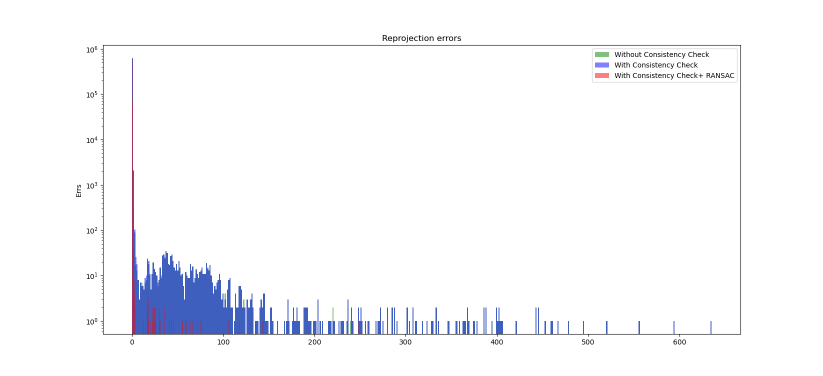
#> input picture AC_Evaluation/ReprojErrsCompr.png, 1646 x 751 px, given as the content of the folder y2/2021_05_12_ReverseRenderingAnimation/Trajectories/SitSpin, which was not available (shown at 1/2 size)
$ python S39_GenVideo_General.py
#> lines starting #> are read from the running program, lines starting #| are printed output that depends on the picture
# import FlowNet2Wrapper
import cv2, json
from Utility import *
from os.path import isfile, join

def imgs2Vid(pathIn, vidOut, fps = 30, imgScale = 1, select = []):

    #pathIn = r'F:\WorkingCopy2\2019_04_16_8CamsCapture\VideoSequence\D\\'
    #pathOut = r'F:\WorkingCopy2\2019_04_16_8CamsCapture\VideoSequence\D.avi'
    #fps = 30

    frame_array = []
    files = [f for f in os.listdir(pathIn) if isfile(join(pathIn, f))]
    # for sorting the file names properly
    files.sort(key=lambda x: x[5:-4])
    files.sort()
    frame_array = []
    files = [f for f in os.listdir(pathIn) if isfile(join(pathIn, f))]
    # for sorting the file names properly
    files.sort(key=lambda x: x[5:-4])

    if len(select) != 2:
        iterRange = range(len(files))
    else:
        iterRange = range(select[0], select[1])

    for i in iterRange:
        filename = pathIn + files[i]
        # reading each files
        img = cv2.imread(filename)
        newX, newY = img.shape[1] * imgScale, img.shape[0] * imgScale
        newimg = cv2.resize(img, (int(newX), int(newY)))
        height, width, layers = newimg.shape
        size = (width, height)

        # inserting the frames into an image array
        frame_array.append(newimg)
        #fourcc = cv2.VideoWriter_fourcc(*'')
    out = cv2.VideoWriter(vidOut, cv2.VideoWriter_fourcc(*'MP4V'), fps, size)
    for i in range(len(frame_array)):
        # writing to a image array
        out.write(frame_array[i])
    out.release()

if __name__ == '__main__':
    # [5 lines of commented-out code are left out]

    inSynthImgFolder = r'F:\WorkingCopy2\2021_05_12_ReverseRenderingAnimation\Trajectories\SitSpin'
    outFolderFile = join(r'F:\WorkingCopy2\2021_05_12_ReverseRenderingAnimation\Trajectories', 'SitSpin.mp4')

    fps = 30


    outputSize = (1920, 1080,)

    out = cv2.VideoWriter(outFolderFile, cv2.VideoWriter_fourcc(*'mp4v'), fps, outputSize)
    # out = cv2.VideoWriter(join(outFolder, 'synth.avi'), cv2.VideoWriter_fourcc(*'MJPG'), fps, outputSize)
    frameNames = sorted(glob.glob(join(inSynthImgFolder, '*.png')))

    for frame in  tqdm.tqdm(frameNames, ):
        # inSynthImgF = join(inSynthImgFolder, camName + frame + '.png')
        imSynth = cv2.imread(frame, cv2.IMREAD_UNCHANGED)
#> imSynth is the input picture: shape (751, 1646, 4); mean B, G, R, A 251.2, 248.5, 247.9, 255
        imSynth = cv2.resize(imSynth, (int(outputSize[0]), int(outputSize[1])))
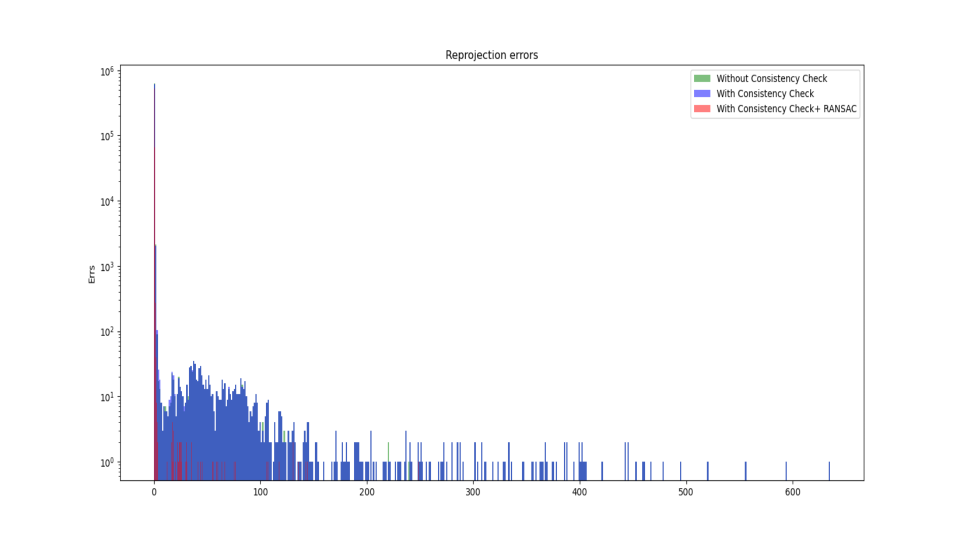
#> imSynth: shape (1080, 1920, 4) (shown at 1/2 size); mean B, G, R, A 251.2, 248.5, 247.9, 255

        # alphaBackgroundMask = np.where(imSynth[:, :, 3] == 0)
        # imSynth[alphaBackgroundMask[0], alphaBackgroundMask[1], :3] = inCleanPlateImg[alphaBackgroundMask[0],
        #                                                               alphaBackgroundMask[1], :]
        cv2.imshow('imSynth', imSynth,)
        cv2.waitKey(20)
        out.write(imSynth)
    out.release()

$ run again, on AC_Evaluation/SilhouetteAccuracy_MOG_Denoised.png
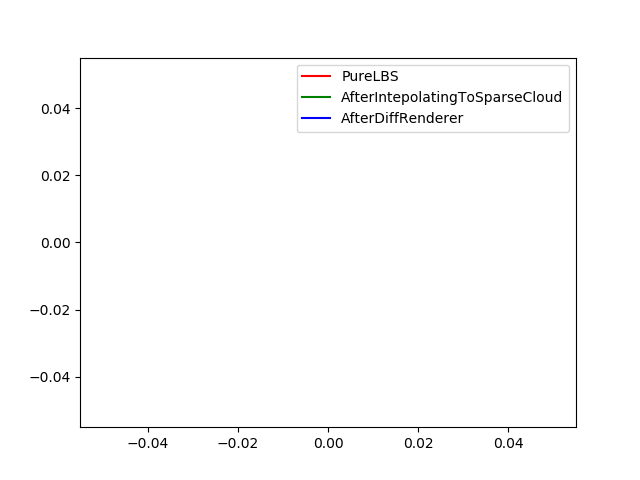
#> input picture AC_Evaluation/SilhouetteAccuracy_MOG_Denoised.png, 640 x 480 px, given as the content of the folder y2/2021_05_12_ReverseRenderingAnimation/Trajectories/SitSpin, which was not available
#> imSynth is the input picture: shape (480, 640, 4); mean B, G, R, A 251.3, 251.3, 251.3, 255
#> `imSynth = cv2.resize(imSynth, (int(outputSize[0]), int(outputSize[1])))`:
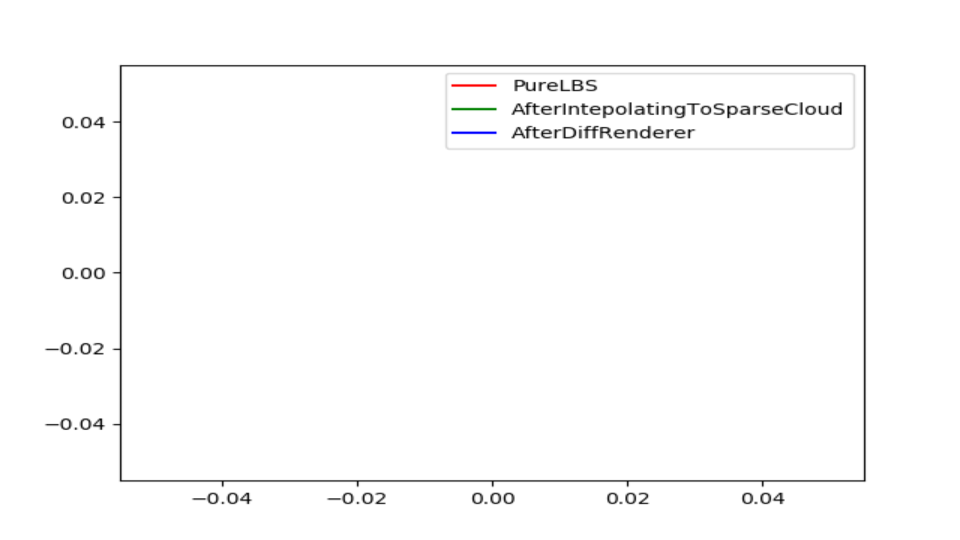
#> imSynth: shape (1080, 1920, 4) (shown at 1/2 size); mean B, G, R, A 251.3, 251.3, 251.3, 255

$ run again, on AC_Evaluation/SilhouetteAccuracy_Naive_Denoised.png
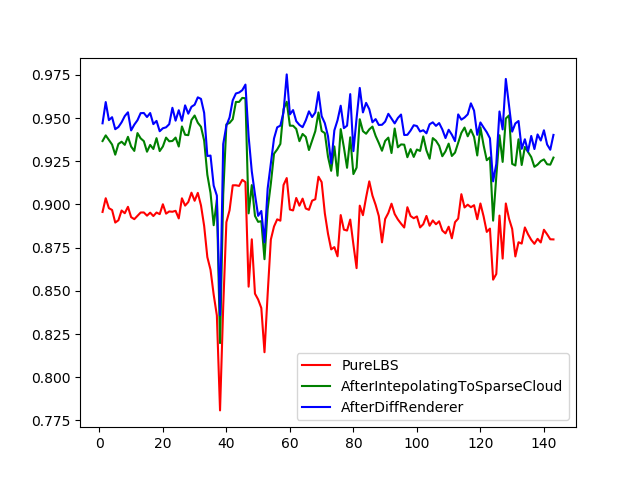
#> input picture AC_Evaluation/SilhouetteAccuracy_Naive_Denoised.png, 640 x 480 px, given as the content of the folder y2/2021_05_12_ReverseRenderingAnimation/Trajectories/SitSpin, which was not available
#> imSynth is the input picture: shape (480, 640, 4); mean B, G, R, A 243.6, 241.6, 243.7, 255
#> `imSynth = cv2.resize(imSynth, (int(outputSize[0]), int(outputSize[1])))`:
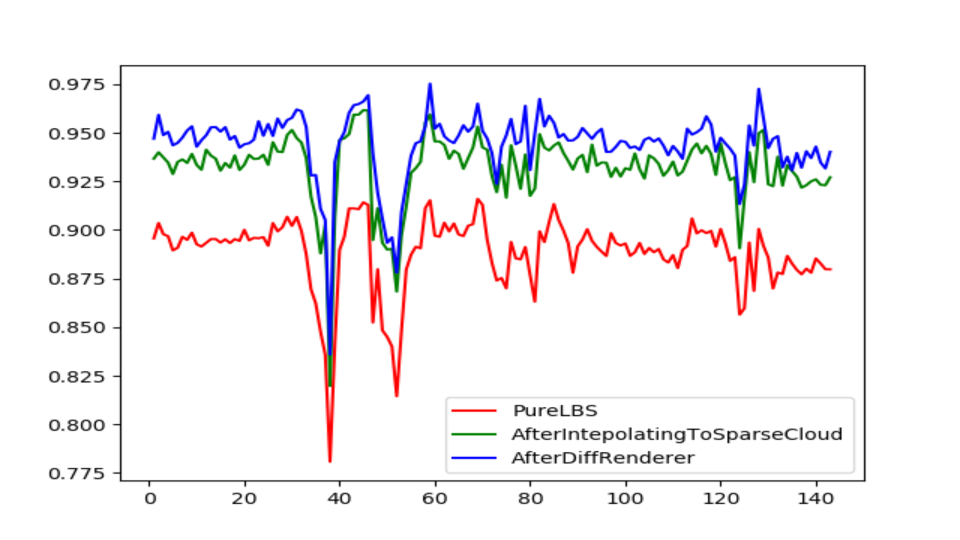
#> imSynth: shape (1080, 1920, 4) (shown at 1/2 size); mean B, G, R, A 243.6, 241.6, 243.7, 255
